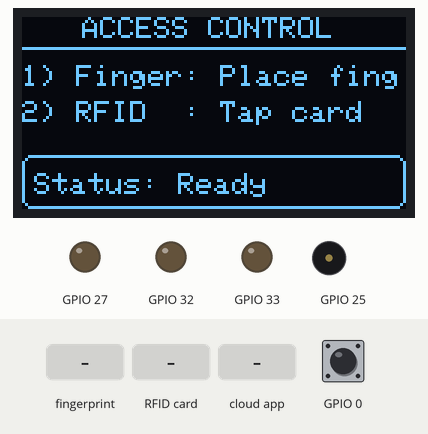
This sketch was run on a simulated ESP32. Parts: 128×64 one-colour display, output pins drawn as LEDs (lit = HIGH), buzzer (waves = sounding). Inputs (shaded band) come from the test bench; at power-on: GPIO 0 HIGH. WiFi joins after 1.5 s; servers stay silent unless stated; the display library's start-up logo is not drawn; the local clock reads 2024-03-15 10:24:30 at power-on unless the sketch sets it; storage starts empty; EEPROM starts erased; the Firebase database answers and starts empty; what the sketch prints to the serial monitor is not drawn.

Above: at 4.2 s.
4.3 s: finger stored as number 1 placed on the sensor
At 5.9 s:
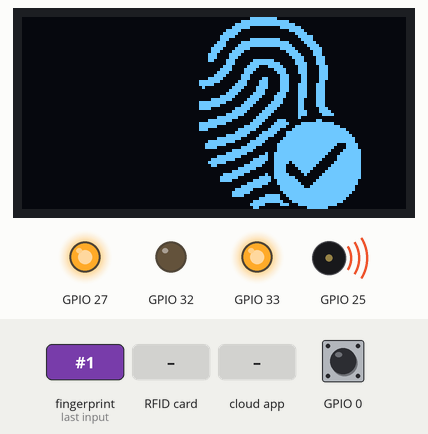
7.3 s: RFID card 5E 7A 19 C4 held to the reader
At 8.1 s:
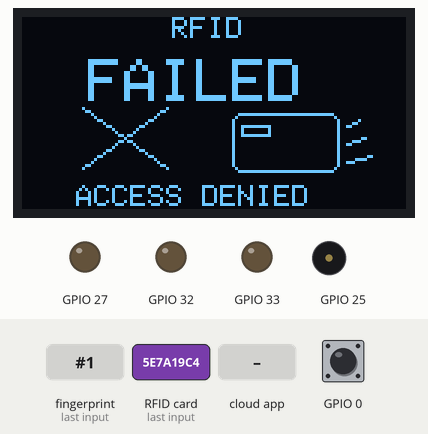
10.3 s: the phone or cloud app sets open_door to 1
At 11.7 s:
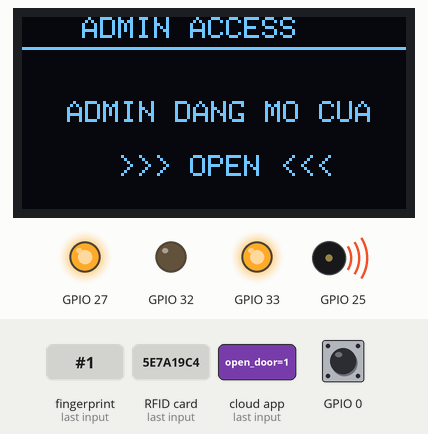
Timing chart, 0 to 14.4 s (numbered marks = the images above; inputs shaded):
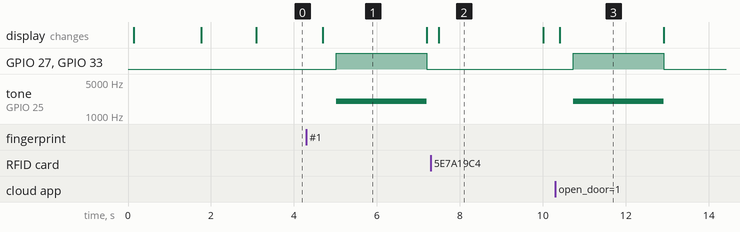

The sketch:

fingerprint_door_lock.ino
```cpp
#include "cfg_hw.h"
#include "cfg_sw.h"
#include "wifi_app.h"
#include "memory_struct.h"
#include "memory_app.h"
#include "button_debounce.h"
#include "webserver_config.h"
#include "finger_app.h"
#include "oled_app.h"
#include "rfid_app.h"
#include "firebase_app.h"
#include "gpio_app.h"

/**
  Lưu ý:
    Khi nạp phải nạp 2 file:
      - Code
      - Data

  ESP32 Version:  2.0.17

  Board:
    Tool => Board => ESP32 Dev Module

  Nap data:
    arduino 1.18.xxx

  Build Code:

*/

TaskHandle_t my_task_handle_btn_app = NULL;
TaskHandle_t my_task_handle_identify = NULL;
TaskHandle_t my_task_trigger_from_firebase = NULL;
TaskHandle_t my_task_handle_ui = NULL;
// TaskHandle_t my_task_handle_ui = NULL;

// void vButtonAppTask(void *pvParameters) {
//   button_msg_t msg;
//   while(true) {
//     if(xQueueReceive(buttonQueue, &msg, portMAX_DELAY)) {
//       switch (msg.button_event) {
//         case BUTTON_EVENT_PRESS:
//           break;

//         case BUTTON_EVENT_RELEASE:
//           break;

//         case BUTTON_EVENT_SHORT_PRESS:
//           break;

//         case BUTTON_EVENT_LONG_PRESS:
//           //  Nếu là nút reset config -> chuyển sang chế độ cấu hình lại wifi
//           if(msg.button_id == GPIO_BUTTON_RESET_CONFIG) {
//             log_d("RESET CONFIG DEVICE");
//           }
//           break;

//         default:
//           break;
//       }
//     }
//     vTaskDelay(20 / portTICK_PERIOD_MS);
//     yield();
//   }
// }

void vIdentifyTask(void *pvParameters) {
  while (true) {
    uint8_t finger_id = 0;
    String rfid_buffer = "";
    if(flag_block == FLAG_UN_BLOCK) {
      // Check xem có vân tay nào mở cửa không ?

      if(finger_app_identify(&finger_id) == FINGERPRINT_OK) {

        vTaskDelay(pdMS_TO_TICKS(100));

        firebase_send_user_opened(FINGER_OPENED, finger_id);

        vTaskDelay(pdMS_TO_TICKS(100));
        // enable gpio led, buzzer, solenoid
        gpio_buzzer_set(BUZZER_ON);
        gpio_led_set(GPIO_DRIVE_LED_GREEN, LED_ON);
        gpio_solenoid_set(SOLENOID_ON);
      }

      // Check xem có rfid nào mở cửa không ?

      else if(rfid_identify(&rfid_buffer) == FUNCTION_OK) {
        vTaskDelay(pdMS_TO_TICKS(100));
        gpio_buzzer_set(BUZZER_ON);
        gpio_led_set(GPIO_DRIVE_LED_RED, LED_OFF);
        gpio_led_set(GPIO_DRIVE_LED_GREEN, LED_ON);
        gpio_solenoid_set(SOLENOID_ON);

        vTaskDelay(pdMS_TO_TICKS(100));

        firebase_send_user_opened(RFID_OPENED, rfid_buffer);

      }
    }
    vTaskDelay(pdMS_TO_TICKS(100));
    yield();
  }
}

void vTriggerFromFirebaseTask(void *pvParameters) {
  while(true) {

    uint8_t usr_id_register = 0;

    if(flag_block == FLAG_UN_BLOCK) {
      if(firebase_trigger_add_new_user(&usr_id_register) == FUNCTION_OK) {
        log_d("FLAG BLOCK: %d", (uint8_t)flag_block);
        log_d("USR ID REGISTER: %d\n", usr_id_register);

        // đăng ký vân tay & gửi signal lên firebase (done)
        finger_app_enroll(usr_id_register);

        vTaskDelay(pdMS_TO_TICKS(100));

        firebase_send_template_finger_id(usr_id_register);  // usr_id_register == finger_id
        // while(1);

        // đăng ký rfid & gửi signal lên firebase
        String rfid_id = "";
        rfid_enroll(&rfid_id);

        vTaskDelay(pdMS_TO_TICKS(100));

        firebase_send_template_rfid_id(rfid_id);

        // taskbar chờ final
        // nếu mà vẫn còn path /add_new_user thì process đăng ký vẫn chưa kết thúc
        uint8_t led_status = LED_ON;
        while(firebase_trigger_add_new_user(&usr_id_register) == FUNCTION_OK) {
          gpio_led_set(GPIO_DRIVE_LED_GREEN, led_status);
          led_status = led_status == LED_ON ? LED_OFF : LED_ON;

          vTaskDelay(pdMS_TO_TICKS(150));
        }

        flag_block = FLAG_UN_BLOCK;

        UIEvent event_ui = {
          .type = UI_EVENT_IDLE,
          .clear_ui = CLEAR_UI
        };
        xQueueSend(uiEventQueue, &event_ui, 0);
      }

      else if(firebase_trigger_open_door() == FUNCTION_OK) {
        firebase_response_admin_open_door();
        vTaskDelay(pdMS_TO_TICKS(50));
        firebase_response_admin_time_open_door();
        //  admin open door
        gpio_buzzer_set(BUZZER_ON);
        gpio_led_set(GPIO_DRIVE_LED_RED, LED_OFF);
        gpio_led_set(GPIO_DRIVE_LED_GREEN, LED_ON);
        gpio_solenoid_set(SOLENOID_ON);
      }
    }
    vTaskDelay(pdMS_TO_TICKS(100));
    yield();
  }
}

void vUIask(void *pvParameters) {
  UIEvent event_ui;
  while(true) {
    if (xQueueReceive(uiEventQueue, &event_ui, portMAX_DELAY) == pdTRUE) {
      ui_timeout = millis();
      switch (event_ui.type) {
        // IDLE
        case UI_EVENT_IDLE:
          oled_idle(event_ui.clear_ui);
          break;

        // FINGER
        case UI_EVENT_FINGER_START:
          oled_finger_start();
          break;

        case UI_EVENT_FINGER_VALID:
          oled_finger_valid(event_ui.clear_ui);
          break;

        case UI_EVENT_FINGER_INVALID:
          oled_finger_invalid(event_ui.clear_ui);
          // gpio_led_set(GPIO_DRIVE_LED_RED, LED_ON);

          // set timeout
          break;

        case UI_EVENT_FINGER_FAIL:
          oled_finger_fail();
          break;

        case UI_EVENT_FINGER_SCAN:
          oled_finger_scan();
          break;

        // RFID
        case UI_EVENT_RFID_SCAN:
          oled_rfid_scan(event_ui.clear_ui);
          break;

        case UI_EVENT_RFID_VALID:
          oled_rfid_valid(event_ui.clear_ui);
          break;

        case UI_EVENT_RFID_INVALID:
          oled_rfid_invalid(event_ui.clear_ui);
          break;

        // ADMIN
        case UI_EVENT_ADMIN_OPEN_DOOR:
          oled_admin_open_door(event_ui.clear_ui);
          break;

          // WAIT FINAL ADD USER
        case UI_EVENT_WAIT_FINAL_ADD_USER:
          oled_add_user_wait_process(event_ui.clear_ui);
          break;

        default:
            break;
      }
    }


    // tắt led + buzzer khi mở cửa thành công - thất bại
    while(flag_block == FLAG_BLOCK_IDENTIFY) {
      vTaskDelay(20 / portTICK_PERIOD_MS);
      if((millis() - ui_timeout) > UI_TIMEOUT) {
        oled_idle(CLEAR_UI);
        flag_block = FLAG_UN_BLOCK;

        switch(event_ui.type) {
          case UI_EVENT_FINGER_VALID:
          case UI_EVENT_RFID_VALID:
          case UI_EVENT_ADMIN_OPEN_DOOR:
            gpio_led_set(GPIO_DRIVE_LED_GREEN, LED_OFF);
            gpio_buzzer_set(BUZZER_OFF);
            gpio_solenoid_set(SOLENOID_OFF);
            break;

          case UI_EVENT_FINGER_INVALID:
          case UI_EVENT_RFID_INVALID:
            gpio_led_set(GPIO_DRIVE_LED_RED, LED_OFF);
            break;

          default:
            break;
        }
      }

    }

    vTaskDelay(pdMS_TO_TICKS(100));
    yield();
  }
}

void setup() {
  Serial.begin(9600);
  Serial.printf("Reset reason: %d\n", esp_reset_reason());
  int ret = -1;   // return value

  Serial.printf("Flash chip size: %u bytes\n", ESP.getFlashChipSize());
  Serial.printf("Flash chip speed: %u Hz\n", ESP.getFlashChipSpeed());
  Serial.printf("Flash chip mode : %u\n", ESP.getFlashChipMode());

  // ======= memory ======= //
  if(memory_init() == FUNCTION_FAIL) while(true);

  ret = memory_flash_to_ram();

  // ======= oled ======= //
  oled_app_init();
  oled_wifi_start(info_user.wifi_station.name);

  // ======= wifi ======= //
  wifi_app_init();
  vTaskDelay(pdMS_TO_TICKS(100));


  // nếu lần đầu sử dụng thiết bị hoặc thiết bị đã bị reset thì khi load lên sẽ bật station mode để cài đặt
  if(operation_mode == CONFIG_DEVICE) {
    wifi_broadcast_for_setup();   // init wifi access point mode
    webserver_config_init();      // init web server local with ip from wifi access point mode
    while(true) {
      vTaskDelay(pdMS_TO_TICKS(50));
    }
  }

  oled_wifi_connected();

  vTaskDelay(pdMS_TO_TICKS(50));

  // ======= firebase ======= //
  if(firebase_app_init() == FUNCTION_FAIL) {
    while(true) {
      vTaskDelay(pdMS_TO_TICKS(50));
    }
  }

  vTaskDelay(pdMS_TO_TICKS(100));
  firebase_app_load_path();   // prepare path
  vTaskDelay(pdMS_TO_TICKS(100));

  // ======= finger ======= //
  if(finger_app_init() == FUNCTION_FAIL) {
    while(true) {
      vTaskDelay(pdMS_TO_TICKS(50));
    }
  }

  // ======= rfid ======= //
  if(rfid_app_init() == FUNCTION_FAIL) {
    while(true) {
      vTaskDelay(pdMS_TO_TICKS(50));
    }
  }

  // ======= gpio ======= //
  gpio_app_init();

  // // ======= button  & task button (Queue Task) ======= //
  button_init(&button_rst);
  // // xTaskCreate(vButtonAppTask, "Button App Task", 4096, NULL, 1, &my_task_handle_btn_app);

  // ======= task identify (Semaphore Mutex Task) ======= //
  xTaskCreate(vIdentifyTask, "Identify Task", 32768, NULL, 10, &my_task_handle_identify);

  // ======= task read trigger from firebase  ======= //
  xTaskCreate(vTriggerFromFirebaseTask, "Trigger From Firebase Task", 8192, NULL, 5, &my_task_trigger_from_firebase);

  // ======= task handle UI  ======= //
  uiEventQueue = xQueueCreate(10, sizeof(UIEvent));
  xTaskCreate(vUIask, "UI Task", 4096, NULL, 2, &my_task_handle_ui);

  vTaskDelay(1000);
  oled_idle(CLEAR_UI);
}

void loop() {
  button_handle(&button_rst);
   delay(100);
  yield();
}
```

Measured:
- after the input at 4.3 s, GPIO 27, GPIO 33: LOW → HIGH after 0.72 s, → LOW 2.2 s later; tone on GPIO 25: silent → 2000 Hz after 0.72 s, → silent 2.2 s later; the display: changes after 0.39 s (image 1)
- after the input at 7.3 s, the display: changes after 0.19 s (image 2)
- after the input at 10.3 s, GPIO 27, GPIO 33: LOW → HIGH after 0.43 s, → LOW 2.2 s later; tone on GPIO 25: silent → 2000 Hz after 0.43 s, → silent 2.2 s later; the display: changes after 0.10 s (image 3)
- what the display in image 1 shows lasts 2.5 s, from 4.7 s to 7.2 s
